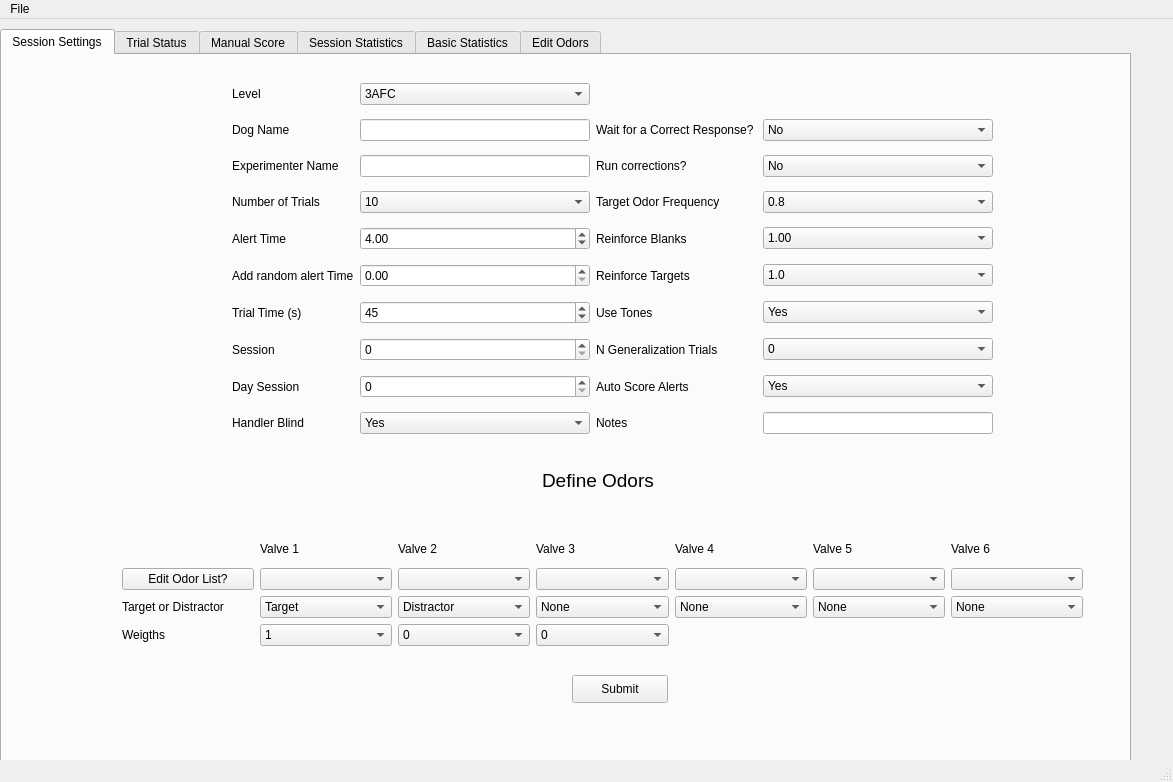
<?xml version="1.0" encoding="UTF-8"?>
<ui version="4.0">
 <class>MainWindow</class>
 <widget class="QMainWindow" name="MainWindow">
  <property name="geometry">
   <rect>
    <x>0</x>
    <y>0</y>
    <width>1173</width>
    <height>782</height>
   </rect>
  </property>
  <property name="windowTitle">
   <string>MainWindow</string>
  </property>
  <widget class="QWidget" name="centralwidget">
   <widget class="QTabWidget" name="tabWidget">
    <property name="geometry">
     <rect>
      <x>0</x>
      <y>10</y>
      <width>1131</width>
      <height>741</height>
     </rect>
    </property>
    <property name="currentIndex">
     <number>0</number>
    </property>
    <widget class="QWidget" name="tab">
     <attribute name="title">
      <string>Session Settings</string>
     </attribute>
     <widget class="QWidget" name="gridLayoutWidget">
      <property name="geometry">
       <rect>
        <x>120</x>
        <y>480</y>
        <width>961</width>
        <height>111</height>
       </rect>
      </property>
      <layout class="QGridLayout" name="gridLayout">
       <item row="2" column="1">
        <widget class="QComboBox" name="TargDist_1">
         <item>
          <property name="text">
           <string>Target</string>
          </property>
         </item>
         <item>
          <property name="text">
           <string>Distractor</string>
          </property>
         </item>
        </widget>
       </item>
       <item row="2" column="0">
        <widget class="QLabel" name="label_28">
         <property name="text">
          <string>Target or Distractor</string>
         </property>
        </widget>
       </item>
       <item row="0" column="3">
        <widget class="QLabel" name="label_11">
         <property name="text">
          <string>Valve 3</string>
         </property>
        </widget>
       </item>
       <item row="0" column="2">
        <widget class="QLabel" name="label_10">
         <property name="text">
          <string>Valve 2</string>
         </property>
        </widget>
       </item>
       <item row="1" column="3">
        <widget class="QComboBox" name="Odor3"/>
       </item>
       <item row="1" column="6">
        <widget class="QComboBox" name="Odor6"/>
       </item>
       <item row="1" column="2">
        <widget class="QComboBox" name="Odor2"/>
       </item>
       <item row="0" column="6">
        <widget class="QLabel" name="label_22">
         <property name="text">
          <string>Valve 6</string>
         </property>
        </widget>
       </item>
       <item row="0" column="1">
        <widget class="QLabel" name="label_9">
         <property name="text">
          <string>Valve 1</string>
         </property>
        </widget>
       </item>
       <item row="1" column="1">
        <widget class="QComboBox" name="Odor1"/>
       </item>
       <item row="1" column="0">
        <widget class="QPushButton" name="EditOdorList">
         <property name="text">
          <string>Edit Odor List?</string>
         </property>
        </widget>
       </item>
       <item row="0" column="5">
        <widget class="QLabel" name="label_21">
         <property name="text">
          <string>Valve 5</string>
         </property>
        </widget>
       </item>
       <item row="1" column="4">
        <widget class="QComboBox" name="Odor4"/>
       </item>
       <item row="1" column="5">
        <widget class="QComboBox" name="Odor5"/>
       </item>
       <item row="0" column="4">
        <widget class="QLabel" name="label_14">
         <property name="text">
          <string>Valve 4</string>
         </property>
        </widget>
       </item>
       <item row="2" column="5">
        <widget class="QComboBox" name="TargDist_5">
         <property name="currentIndex">
          <number>1</number>
         </property>
         <item>
          <property name="text">
           <string>Distractor</string>
          </property>
         </item>
         <item>
          <property name="text">
           <string>None</string>
          </property>
         </item>
        </widget>
       </item>
       <item row="2" column="4">
        <widget class="QComboBox" name="TargDist_4">
         <property name="currentIndex">
          <number>1</number>
         </property>
         <item>
          <property name="text">
           <string>Distractor</string>
          </property>
         </item>
         <item>
          <property name="text">
           <string>None</string>
          </property>
         </item>
        </widget>
       </item>
       <item row="2" column="3">
        <widget class="QComboBox" name="TargDist_3">
         <property name="currentIndex">
          <number>2</number>
         </property>
         <item>
          <property name="text">
           <string>Target</string>
          </property>
         </item>
         <item>
          <property name="text">
           <string>Distractor</string>
          </property>
         </item>
         <item>
          <property name="text">
           <string>None</string>
          </property>
         </item>
        </widget>
       </item>
       <item row="2" column="6">
        <widget class="QComboBox" name="TargDist_6">
         <property name="currentIndex">
          <number>1</number>
         </property>
         <item>
          <property name="text">
           <string>Distractor</string>
          </property>
         </item>
         <item>
          <property name="text">
           <string>None</string>
          </property>
         </item>
        </widget>
       </item>
       <item row="2" column="2">
        <widget class="QComboBox" name="TargDist_2">
         <property name="currentIndex">
          <number>1</number>
         </property>
         <item>
          <property name="text">
           <string>Target</string>
          </property>
         </item>
         <item>
          <property name="text">
           <string>Distractor</string>
          </property>
         </item>
         <item>
          <property name="text">
           <string>Probe</string>
          </property>
         </item>
        </widget>
       </item>
       <item row="3" column="0">
        <widget class="QLabel" name="label_29">
         <property name="text">
          <string>Weigths</string>
         </property>
        </widget>
       </item>
       <item row="3" column="1">
        <widget class="QComboBox" name="OdorWeights_1">
         <item>
          <property name="text">
           <string>1</string>
          </property>
         </item>
         <item>
          <property name="text">
           <string>2</string>
          </property>
         </item>
         <item>
          <property name="text">
           <string>3</string>
          </property>
         </item>
        </widget>
       </item>
       <item row="3" column="2">
        <widget class="QComboBox" name="OdorWeights_2">
         <item>
          <property name="text">
           <string>0</string>
          </property>
         </item>
         <item>
          <property name="text">
           <string>1</string>
          </property>
         </item>
         <item>
          <property name="text">
           <string>2</string>
          </property>
         </item>
         <item>
          <property name="text">
           <string>3</string>
          </property>
         </item>
        </widget>
       </item>
       <item row="3" column="3">
        <widget class="QComboBox" name="OdorWeights_3">
         <item>
          <property name="text">
           <string>0</string>
          </property>
         </item>
         <item>
          <property name="text">
           <string>1</string>
          </property>
         </item>
         <item>
          <property name="text">
           <string>2</string>
          </property>
         </item>
         <item>
          <property name="text">
           <string>3</string>
          </property>
         </item>
        </widget>
       </item>
      </layout>
     </widget>
     <widget class="QWidget" name="gridLayoutWidget_2">
      <property name="geometry">
       <rect>
        <x>230</x>
        <y>20</y>
        <width>761</width>
        <height>371</height>
       </rect>
      </property>
      <layout class="QGridLayout" name="gridLayout_2">
       <item row="4" column="1">
        <widget class="QDoubleSpinBox" name="AlertTime">
         <property name="value">
          <double>4.000000000000000</double>
         </property>
        </widget>
       </item>
       <item row="1" column="3">
        <widget class="QComboBox" name="WaitforCorrect">
         <item>
          <property name="text">
           <string>No</string>
          </property>
         </item>
         <item>
          <property name="text">
           <string>Yes</string>
          </property>
         </item>
        </widget>
       </item>
       <item row="7" column="2">
        <widget class="QLabel" name="label_19">
         <property name="text">
          <string>N Generalization Trials</string>
         </property>
        </widget>
       </item>
       <item row="5" column="2">
        <widget class="QLabel" name="label_15">
         <property name="text">
          <string>Reinforce Targets</string>
         </property>
        </widget>
       </item>
       <item row="13" column="1">
        <widget class="QComboBox" name="HandlerBlind">
         <item>
          <property name="text">
           <string>Yes</string>
          </property>
         </item>
         <item>
          <property name="text">
           <string>No</string>
          </property>
         </item>
        </widget>
       </item>
       <item row="1" column="0">
        <widget class="QLabel" name="label">
         <property name="text">
          <string>Dog Name</string>
         </property>
        </widget>
       </item>
       <item row="4" column="0">
        <widget class="QLabel" name="label_2">
         <property name="text">
          <string>Alert Time</string>
         </property>
        </widget>
       </item>
       <item row="3" column="3">
        <widget class="QComboBox" name="OdorPrev">
         <property name="currentText">
          <string>0.8</string>
         </property>
         <property name="currentIndex">
          <number>2</number>
         </property>
         <item>
          <property name="text">
           <string>1.0</string>
          </property>
         </item>
         <item>
          <property name="text">
           <string>0.9</string>
          </property>
         </item>
         <item>
          <property name="text">
           <string>0.8</string>
          </property>
         </item>
         <item>
          <property name="text">
           <string>0.7</string>
          </property>
         </item>
         <item>
          <property name="text">
           <string>0.6</string>
          </property>
         </item>
         <item>
          <property name="text">
           <string>0.5</string>
          </property>
         </item>
         <item>
          <property name="text">
           <string>0.4</string>
          </property>
         </item>
         <item>
          <property name="text">
           <string>0.3</string>
          </property>
         </item>
         <item>
          <property name="text">
           <string>0.2</string>
          </property>
         </item>
        </widget>
       </item>
       <item row="2" column="2">
        <widget class="QLabel" name="label_20">
         <property name="text">
          <string>Run corrections?</string>
         </property>
        </widget>
       </item>
       <item row="3" column="0">
        <widget class="QLabel" name="label_17">
         <property name="text">
          <string>Number of Trials</string>
         </property>
        </widget>
       </item>
       <item row="6" column="3">
        <widget class="QComboBox" name="Context">
         <item>
          <property name="text">
           <string>Yes</string>
          </property>
         </item>
         <item>
          <property name="text">
           <string>No</string>
          </property>
         </item>
        </widget>
       </item>
       <item row="6" column="2">
        <widget class="QLabel" name="label_5">
         <property name="text">
          <string>Use Tones</string>
         </property>
        </widget>
       </item>
       <item row="1" column="2">
        <widget class="QLabel" name="label_16">
         <property name="text">
          <string>Wait for a Correct Response? </string>
         </property>
        </widget>
       </item>
       <item row="2" column="3">
        <widget class="QComboBox" name="RunCorrections">
         <item>
          <property name="text">
           <string>No</string>
          </property>
         </item>
         <item>
          <property name="text">
           <string>Yes</string>
          </property>
         </item>
        </widget>
       </item>
       <item row="4" column="2">
        <widget class="QLabel" name="label_13">
         <property name="text">
          <string>Reinforce Blanks</string>
         </property>
        </widget>
       </item>
       <item row="2" column="0">
        <widget class="QLabel" name="label_7">
         <property name="text">
          <string>Experimenter Name</string>
         </property>
        </widget>
       </item>
       <item row="13" column="0">
        <widget class="QLabel" name="label_23">
         <property name="text">
          <string>Handler Blind</string>
         </property>
        </widget>
       </item>
       <item row="3" column="2">
        <widget class="QLabel" name="label_12">
         <property name="text">
          <string>Target Odor Frequency</string>
         </property>
        </widget>
       </item>
       <item row="0" column="0">
        <widget class="QLabel" name="label_4">
         <property name="text">
          <string>Level</string>
         </property>
        </widget>
       </item>
       <item row="13" column="3">
        <widget class="QLineEdit" name="Notes"/>
       </item>
       <item row="4" column="3">
        <widget class="QComboBox" name="ReinforceBlanks">
         <property name="currentText">
          <string>1.00</string>
         </property>
         <property name="currentIndex">
          <number>0</number>
         </property>
         <item>
          <property name="text">
           <string>1.00</string>
          </property>
         </item>
         <item>
          <property name="text">
           <string>0.90</string>
          </property>
         </item>
         <item>
          <property name="text">
           <string>0.80</string>
          </property>
         </item>
         <item>
          <property name="text">
           <string>0.70</string>
          </property>
         </item>
         <item>
          <property name="text">
           <string>0.60</string>
          </property>
         </item>
         <item>
          <property name="text">
           <string>0.50</string>
          </property>
         </item>
         <item>
          <property name="text">
           <string>0.40</string>
          </property>
         </item>
         <item>
          <property name="text">
           <string>0.30</string>
          </property>
         </item>
         <item>
          <property name="text">
           <string>0.20</string>
          </property>
         </item>
         <item>
          <property name="text">
           <string>0.10</string>
          </property>
         </item>
         <item>
          <property name="text">
           <string>0.00</string>
          </property>
         </item>
        </widget>
       </item>
       <item row="10" column="3">
        <widget class="QComboBox" name="comboBox">
         <item>
          <property name="text">
           <string>Yes</string>
          </property>
         </item>
         <item>
          <property name="text">
           <string>No</string>
          </property>
         </item>
        </widget>
       </item>
       <item row="7" column="3">
        <widget class="QComboBox" name="GenProbes">
         <item>
          <property name="text">
           <string>0</string>
          </property>
         </item>
         <item>
          <property name="text">
           <string>2</string>
          </property>
         </item>
         <item>
          <property name="text">
           <string>4</string>
          </property>
         </item>
         <item>
          <property name="text">
           <string>6</string>
          </property>
         </item>
         <item>
          <property name="text">
           <string>8</string>
          </property>
         </item>
        </widget>
       </item>
       <item row="10" column="2">
        <widget class="QLabel" name="label_24">
         <property name="text">
          <string>Auto Score Alerts</string>
         </property>
        </widget>
       </item>
       <item row="3" column="1">
        <widget class="QComboBox" name="NumberofTrials">
         <property name="currentText">
          <string>10</string>
         </property>
         <item>
          <property name="text">
           <string>10</string>
          </property>
         </item>
         <item>
          <property name="text">
           <string>20</string>
          </property>
         </item>
         <item>
          <property name="text">
           <string>30</string>
          </property>
         </item>
         <item>
          <property name="text">
           <string>40</string>
          </property>
         </item>
         <item>
          <property name="text">
           <string>50</string>
          </property>
         </item>
         <item>
          <property name="text">
           <string>60</string>
          </property>
         </item>
        </widget>
       </item>
       <item row="5" column="3">
        <widget class="QComboBox" name="ReinforceTargets">
         <item>
          <property name="text">
           <string>1.0</string>
          </property>
         </item>
         <item>
          <property name="text">
           <string>0.9</string>
          </property>
         </item>
         <item>
          <property name="text">
           <string>0.8</string>
          </property>
         </item>
         <item>
          <property name="text">
           <string>0.7</string>
          </property>
         </item>
         <item>
          <property name="text">
           <string>0.6</string>
          </property>
         </item>
         <item>
          <property name="text">
           <string>0.5</string>
          </property>
         </item>
         <item>
          <property name="text">
           <string>0.4</string>
          </property>
         </item>
         <item>
          <property name="text">
           <string>0.3</string>
          </property>
         </item>
         <item>
          <property name="text">
           <string>0.2</string>
          </property>
         </item>
         <item>
          <property name="text">
           <string>0.1</string>
          </property>
         </item>
        </widget>
       </item>
       <item row="0" column="1">
        <widget class="QComboBox" name="TrainingLevel">
         <item>
          <property name="text">
           <string>3AFC</string>
          </property>
         </item>
         <item>
          <property name="text">
           <string>GoNoGo</string>
          </property>
         </item>
         <item>
          <property name="text">
           <string>Threshold</string>
          </property>
         </item>
         <item>
          <property name="text">
           <string>Control</string>
          </property>
         </item>
        </widget>
       </item>
       <item row="2" column="1">
        <widget class="QLineEdit" name="ExperimenterName"/>
       </item>
       <item row="1" column="1">
        <widget class="QLineEdit" name="DogName"/>
       </item>
       <item row="13" column="2">
        <widget class="QLabel" name="label_26">
         <property name="text">
          <string>Notes</string>
         </property>
        </widget>
       </item>
       <item row="10" column="1">
        <widget class="QSpinBox" name="DaySession"/>
       </item>
       <item row="10" column="0">
        <widget class="QLabel" name="label_6">
         <property name="text">
          <string>Day Session</string>
         </property>
        </widget>
       </item>
       <item row="7" column="0">
        <widget class="QLabel" name="label_3">
         <property name="text">
          <string>Session</string>
         </property>
        </widget>
       </item>
       <item row="7" column="1">
        <widget class="QSpinBox" name="Session"/>
       </item>
       <item row="6" column="1">
        <widget class="QSpinBox" name="TrialTime">
         <property name="value">
          <number>45</number>
         </property>
        </widget>
       </item>
       <item row="6" column="0">
        <widget class="QLabel" name="label_18">
         <property name="text">
          <string>Trial Time (s)</string>
         </property>
        </widget>
       </item>
       <item row="5" column="1">
        <widget class="QDoubleSpinBox" name="AlertTime_2">
         <property name="value">
          <double>0.000000000000000</double>
         </property>
        </widget>
       </item>
       <item row="5" column="0">
        <widget class="QLabel" name="label_35">
         <property name="text">
          <string>Add random alert Time</string>
         </property>
        </widget>
       </item>
      </layout>
     </widget>
     <widget class="QLabel" name="label_8">
      <property name="geometry">
       <rect>
        <x>540</x>
        <y>390</y>
        <width>161</width>
        <height>71</height>
       </rect>
      </property>
      <property name="font">
       <font>
        <pointsize>14</pointsize>
       </font>
      </property>
      <property name="text">
       <string>Define Odors</string>
      </property>
     </widget>
     <widget class="QPushButton" name="Submit">
      <property name="geometry">
       <rect>
        <x>570</x>
        <y>620</y>
        <width>96</width>
        <height>28</height>
       </rect>
      </property>
      <property name="text">
       <string>Submit</string>
      </property>
     </widget>
    </widget>
    <widget class="QWidget" name="tab_2">
     <attribute name="title">
      <string>Trial Status</string>
     </attribute>
     <widget class="QLCDNumber" name="trialNumber">
      <property name="geometry">
       <rect>
        <x>490</x>
        <y>50</y>
        <width>201</width>
        <height>91</height>
       </rect>
      </property>
     </widget>
     <widget class="QLabel" name="infoLabel">
      <property name="geometry">
       <rect>
        <x>380</x>
        <y>160</y>
        <width>471</width>
        <height>151</height>
       </rect>
      </property>
      <property name="font">
       <font>
        <pointsize>72</pointsize>
       </font>
      </property>
      <property name="text">
       <string>Updates</string>
      </property>
     </widget>
     <widget class="QLabel" name="label_27">
      <property name="geometry">
       <rect>
        <x>70</x>
        <y>360</y>
        <width>391</width>
        <height>171</height>
       </rect>
      </property>
      <property name="font">
       <font>
        <pointsize>36</pointsize>
       </font>
      </property>
      <property name="text">
       <string>Manual Score</string>
      </property>
     </widget>
     <widget class="QComboBox" name="comboBox_2">
      <property name="geometry">
       <rect>
        <x>540</x>
        <y>400</y>
        <width>231</width>
        <height>101</height>
       </rect>
      </property>
     </widget>
     <widget class="QPushButton" name="pushButton">
      <property name="geometry">
       <rect>
        <x>870</x>
        <y>410</y>
        <width>171</width>
        <height>81</height>
       </rect>
      </property>
      <property name="font">
       <font>
        <pointsize>18</pointsize>
       </font>
      </property>
      <property name="text">
       <string>Submit</string>
      </property>
     </widget>
    </widget>
    <widget class="QWidget" name="tab_3">
     <attribute name="title">
      <string>Manual Score</string>
     </attribute>
     <widget class="QPushButton" name="Button1">
      <property name="geometry">
       <rect>
        <x>70</x>
        <y>330</y>
        <width>161</width>
        <height>171</height>
       </rect>
      </property>
      <property name="text">
       <string>Response 1</string>
      </property>
     </widget>
     <widget class="QPushButton" name="Button2">
      <property name="geometry">
       <rect>
        <x>410</x>
        <y>330</y>
        <width>161</width>
        <height>171</height>
       </rect>
      </property>
      <property name="text">
       <string>Response 2</string>
      </property>
     </widget>
     <widget class="QPushButton" name="Button3">
      <property name="geometry">
       <rect>
        <x>720</x>
        <y>330</y>
        <width>161</width>
        <height>171</height>
       </rect>
      </property>
      <property name="text">
       <string>Response 3</string>
      </property>
     </widget>
     <widget class="QLabel" name="Position1">
      <property name="geometry">
       <rect>
        <x>70</x>
        <y>220</y>
        <width>141</width>
        <height>101</height>
       </rect>
      </property>
      <property name="text">
       <string>TextLabel</string>
      </property>
     </widget>
     <widget class="QLabel" name="Position2">
      <property name="geometry">
       <rect>
        <x>420</x>
        <y>210</y>
        <width>151</width>
        <height>101</height>
       </rect>
      </property>
      <property name="text">
       <string>TextLabel</string>
      </property>
     </widget>
     <widget class="QLabel" name="Position3">
      <property name="geometry">
       <rect>
        <x>740</x>
        <y>210</y>
        <width>181</width>
        <height>101</height>
       </rect>
      </property>
      <property name="text">
       <string>TextLabel</string>
      </property>
     </widget>
     <widget class="QLCDNumber" name="trialNumber_2">
      <property name="geometry">
       <rect>
        <x>410</x>
        <y>60</y>
        <width>201</width>
        <height>91</height>
       </rect>
      </property>
     </widget>
     <widget class="QPushButton" name="Button4">
      <property name="geometry">
       <rect>
        <x>430</x>
        <y>560</y>
        <width>201</width>
        <height>51</height>
       </rect>
      </property>
      <property name="text">
       <string>No Response</string>
      </property>
     </widget>
    </widget>
    <widget class="QWidget" name="tab_6">
     <attribute name="title">
      <string>Session Statistics</string>
     </attribute>
    </widget>
    <widget class="QWidget" name="tab_7">
     <attribute name="title">
      <string>Basic Statistics</string>
     </attribute>
    </widget>
    <widget class="QWidget" name="tab_5">
     <attribute name="title">
      <string>Edit Odors</string>
     </attribute>
     <widget class="QWidget" name="gridLayoutWidget_3">
      <property name="geometry">
       <rect>
        <x>210</x>
        <y>130</y>
        <width>741</width>
        <height>251</height>
       </rect>
      </property>
      <layout class="QGridLayout" name="gridLayout_3">
       <item row="0" column="1">
        <widget class="QLineEdit" name="NewOdor_1"/>
       </item>
       <item row="6" column="1">
        <widget class="QPushButton" name="ResetOdors">
         <property name="text">
          <string>Re-set Odor Names</string>
         </property>
        </widget>
       </item>
       <item row="0" column="0">
        <widget class="QLabel" name="label_25">
         <property name="text">
          <string>Valve 1</string>
         </property>
        </widget>
       </item>
       <item row="1" column="0">
        <widget class="QLabel" name="label_30">
         <property name="text">
          <string>Valve 2</string>
         </property>
        </widget>
       </item>
       <item row="4" column="0">
        <widget class="QLabel" name="label_33">
         <property name="text">
          <string>Valve 5</string>
         </property>
        </widget>
       </item>
       <item row="3" column="0">
        <widget class="QLabel" name="label_32">
         <property name="text">
          <string>Valve 4</string>
         </property>
        </widget>
       </item>
       <item row="2" column="0">
        <widget class="QLabel" name="label_31">
         <property name="text">
          <string>Valve 3</string>
         </property>
        </widget>
       </item>
       <item row="5" column="0">
        <widget class="QLabel" name="label_34">
         <property name="text">
          <string>Valve 6</string>
         </property>
        </widget>
       </item>
       <item row="1" column="1">
        <widget class="QLineEdit" name="NewOdor_2"/>
       </item>
       <item row="2" column="1">
        <widget class="QLineEdit" name="NewOdor_3"/>
       </item>
       <item row="3" column="1">
        <widget class="QLineEdit" name="NewOdor_4"/>
       </item>
       <item row="4" column="1">
        <widget class="QLineEdit" name="NewOdor_5"/>
       </item>
       <item row="5" column="1">
        <widget class="QLineEdit" name="NewOdor_6"/>
       </item>
      </layout>
     </widget>
    </widget>
   </widget>
  </widget>
  <widget class="QMenuBar" name="menubar">
   <property name="geometry">
    <rect>
     <x>0</x>
     <y>0</y>
     <width>1173</width>
     <height>26</height>
    </rect>
   </property>
   <widget class="QMenu" name="menuFile">
    <property name="title">
     <string>File</string>
    </property>
    <addaction name="actionsave_as_default"/>
    <addaction name="actionset_directory"/>
   </widget>
   <addaction name="menuFile"/>
  </widget>
  <widget class="QStatusBar" name="statusbar"/>
  <action name="actionsave_as_default">
   <property name="text">
    <string>save as default</string>
   </property>
  </action>
  <action name="actionset_directory">
   <property name="text">
    <string>set directory</string>
   </property>
  </action>
 </widget>
 <resources/>
 <connections/>
</ui>
